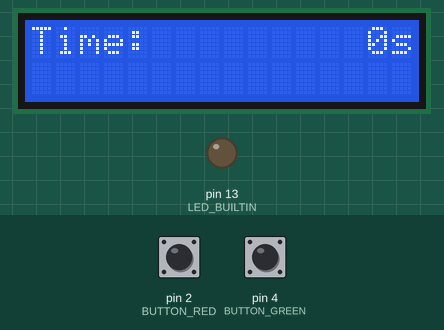
A sketch run on a simulated Arduino Uno, built with avr-gcc and run on an emulated ATmega328P. On the bench: 16×2 character LCD, output pins drawn as LEDs (lit = HIGH). Inputs (shaded band) come from the test bench; at power-on: pin 4 (BUTTON_GREEN) HIGH, pin 2 (BUTTON_RED) HIGH.

Above: at 1.2 s.
1.3 s: pin 4 (BUTTON_GREEN) pulled LOW for 0.15 s
At 2.8 s:
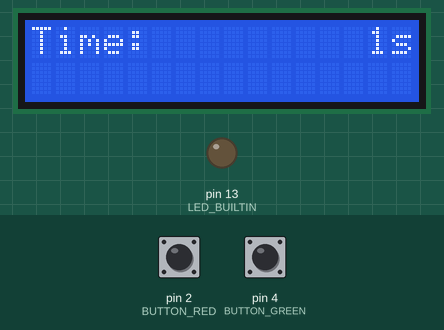
4.4 s: pin 2 (BUTTON_RED) pulled LOW for 0.15 s
At 4.8 s:
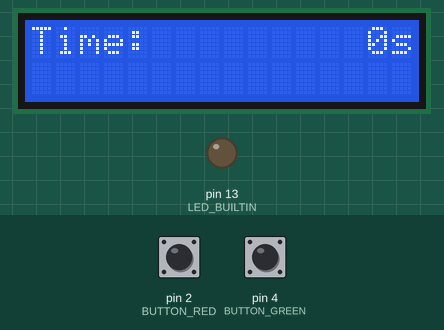
6.0 s: pin 4 (BUTTON_GREEN) pulled LOW for 1 s
At 8.4 s:
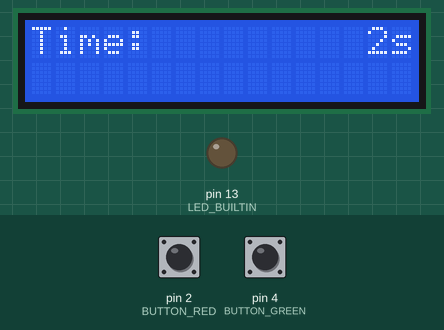
Timing chart, 0 to 9.9 s (numbered marks = the images above; inputs shaded):
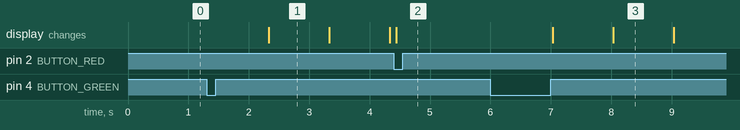

The sketch:

lab03_task03.ino
```cpp
// -----------------------------------------------------------------------------
// Required includes
// -----------------------------------------------------------------------------
#include <LiquidCrystal_I2C.h>

// -----------------------------------------------------------------------------
// Required definitions
// -----------------------------------------------------------------------------
#define BUTTON_RED   2
#define BUTTON_GREEN 4

#define DEBOUNCE_PERIOD_MS 30ul
#define REFRESH_PERIOD_MS  1000ul

// -----------------------------------------------------------------------------
// Global variables
// -----------------------------------------------------------------------------
bool isTimerRunning          = false;
uint32_t elapsedTime         = 0;
unsigned long lastUpdateTime = 0ul;

// -----------------------------------------------------------------------------
// Initialization
// -----------------------------------------------------------------------------
// Initialization of built-in LED
void initBuiltinLED() {
  pinMode(LED_BUILTIN, OUTPUT);
  digitalWrite(LED_BUILTIN, LOW);
}

// Initialization of button pins
void initButtons() {
  pinMode(BUTTON_RED,   INPUT_PULLUP);
  pinMode(BUTTON_GREEN, INPUT_PULLUP);
}

// Initializing display object
LiquidCrystal_I2C lcdDisplay(0x27, 16, 2);

void initLCD() {
  lcdDisplay.init();
  lcdDisplay.clear();
  lcdDisplay.backlight();
}

// -----------------------------------------------------------------------------
// Utility functions
// -----------------------------------------------------------------------------
// Maps buttons to their IDs in code
uint8_t getButtonID(uint8_t button) {
  if (button == BUTTON_GREEN) return 0;
  if (button == BUTTON_RED)   return 1;
  return -1;
}

// Returns given number length (digits count)
uint8_t getNumberLength(uint32_t number) {
  uint8_t length = 0;

  do {
    number /= 10;
    length++;
  }
  while (number);

  return length;
}

// -----------------------------------------------------------------------------
// Handling buttons behavior
// -----------------------------------------------------------------------------
// Debouncing technique for buttons
bool isButtonPressed(uint8_t button) {
  uint8_t index = getButtonID(button);

  if (index == -1) return false;

  static uint8_t debouncedButtonState[2];
  static uint8_t lastReading[2];
  static unsigned long lastChangeTime[2];
  bool isPressed = false;
  uint8_t currentReading = digitalRead(button);

  if (lastReading[index] != currentReading) lastChangeTime[index] = millis();

  if (millis() - lastChangeTime[index] > DEBOUNCE_PERIOD_MS) {
    if (currentReading != debouncedButtonState[index]) {
      if (debouncedButtonState[index] == HIGH && currentReading == LOW) {
        isPressed = true;
      }

      debouncedButtonState[index] = currentReading;
    }
  }

  lastReading[index] = currentReading;

  return isPressed;
}

// Checks if red button is pressed
bool isButtonPressedRed() {
  return isButtonPressed(BUTTON_RED);
}

// Checks if green button is pressed
bool isButtonPressedGreen() {
  return isButtonPressed(BUTTON_GREEN);
}

// -----------------------------------------------------------------------------
// Handling display behavior
// -----------------------------------------------------------------------------
// Displaying measured time unit and what is being measured
void displayInfo() {
  clearTimeField();
  lcdDisplay.home();
  lcdDisplay.print("Time: ");
  lcdDisplay.setCursor(15, 0);
  lcdDisplay.print('s');
  displayTime();
}

void clearTimeField() {
  lcdDisplay.setCursor(6, 0);
  for (uint8_t i = 6; i < 15; i++) lcdDisplay.print(' ');
}

// -----------------------------------------------------------------------------
// Handling timer behavior
// -----------------------------------------------------------------------------
void updateTime() {
  unsigned long currentTime = millis();

  if (isTimerRunning) {
    if (currentTime - lastUpdateTime >= REFRESH_PERIOD_MS) {
      elapsedTime++;
      lastUpdateTime = currentTime;
      displayTime();
    }
  }
}

// Stops or resumes the timer
void toggleTimer() {
  if (isButtonPressedGreen()) {
    if (!isTimerRunning) lastUpdateTime = millis();
    isTimerRunning = !isTimerRunning;
  }
}

// Stops and resets the timer
void resetTimer() {
  if (isButtonPressedRed()) {
    isTimerRunning = false;
    elapsedTime = 0;
    clearTimeField();
    displayTime();
  }
}

// Displays elapsed time
void displayTime() {
  lcdDisplay.setCursor(15 - getNumberLength(elapsedTime), 0);
  lcdDisplay.print(elapsedTime);
}

// -----------------------------------------------------------------------------
// Setup and main loop
// -----------------------------------------------------------------------------
void setup() {
  initBuiltinLED();
  initButtons();
  initLCD();
  displayInfo();
}

void loop() {
  toggleTimer();
  resetTimer();
  updateTime();
}
```

Measured:
- after the input at 1.3 s, the display: changes after 1.0 s (image 1)
- after the input at 4.4 s, the display: changes at once (image 2)
- after the input at 6.0 s, the display: first changes after 1.0 s (image 3 shows a later state)
- what the display in image 1 shows lasts 1.0 s, from 2.3 s to 3.3 s
